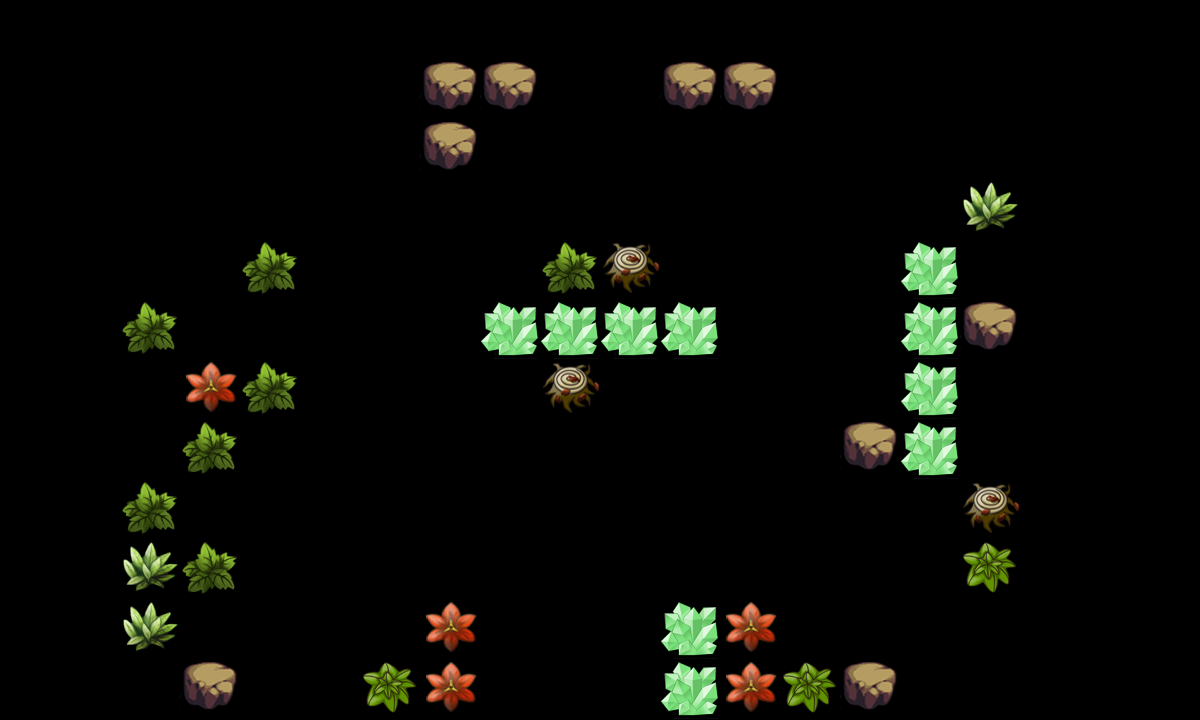

Tiled map render using the project's own tile images. Description and the map definition, with tile-layer contents summarised, below:
An orthogonal 20x12 tile map with 60x60 px tiles, 2 tile layers (canDes, cannotDes) and 15 objects (re1, re2, tankpoint, re3, re4, ...).

<map version="1.0" orientation="orthogonal" width="20" height="12" tilewidth="60" tileheight="60">
 <tileset firstgid="1" name="tmw_desert_spacing" tilewidth="60" tileheight="60">
  <image source="tmw_desert_spacing.png" width="480" height="300" />
  <tile id="30">
   <properties>
    <property name="canDes" value="1" />
   </properties>
  </tile>
 </tileset>
 <layer name="canDes" width="20" height="12">
  <data>[240 cells, 30 non-empty, 6 distinct tile ids]</data>
 </layer>
 <layer name="cannotDes" width="20" height="12">
  <data>[240 cells, 10 non-empty, 1 distinct tile ids]</data>
 </layer>
 <objectgroup name="spawnPoints" width="20" height="12">
  <object name="re1" x="480" y="180" width="60" height="60" />
  <object name="re2" x="660" y="420" width="60" height="60" />
  <object name="tankpoint" x="540" y="600" width="60" height="60" />
  <object name="re3" x="480" y="420" width="60" height="60" />
  <object name="re4" x="660" y="180" width="60" height="60" />
  <object name="re5" x="360" y="300" width="60" height="60" />
  <object name="re6" x="780" y="300" width="60" height="60" />
 </objectgroup>
 <objectgroup name="roadPoints" width="20" height="12">
  <object name="p1" x="300" y="120" width="60" height="60" />
  <object name="p2" x="300" y="540" width="60" height="60" />
  <object name="p3" x="840" y="540" width="60" height="60" />
  <object name="p4" x="840" y="120" width="60" height="60" />
 </objectgroup>
 <objectgroup name="bossPoint" width="20" height="12" visible="0">
  <object name="boss1" x="600" y="60" width="60" height="60" />
 </objectgroup>
 <objectgroup name="buildingPoint" width="20" height="12" visible="0">
  <object name="building1" x="600" y="300" width="60" height="60" />
 </objectgroup>
 <objectgroup name="endPoint" width="20" height="12">
  <object name="endpoint" x="600" y="120" width="60" height="60" />
 </objectgroup>
 <objectgroup name="morePoint" width="20" height="12">
  <object name="morepoint" x="180" y="180" width="60" height="60" />
 </objectgroup>
</map>
